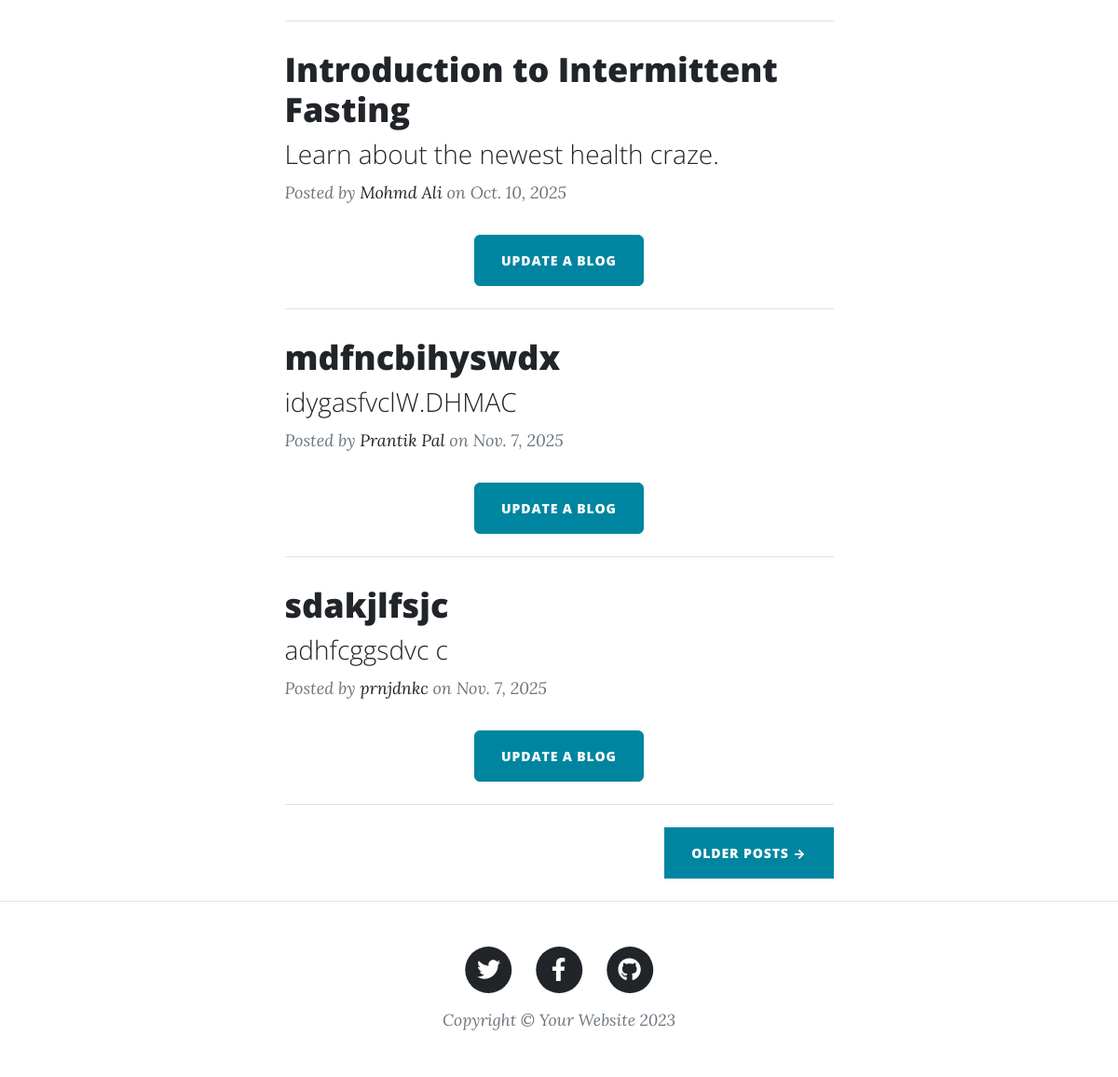
Page / (signed in, lower part) on the earlier database version.
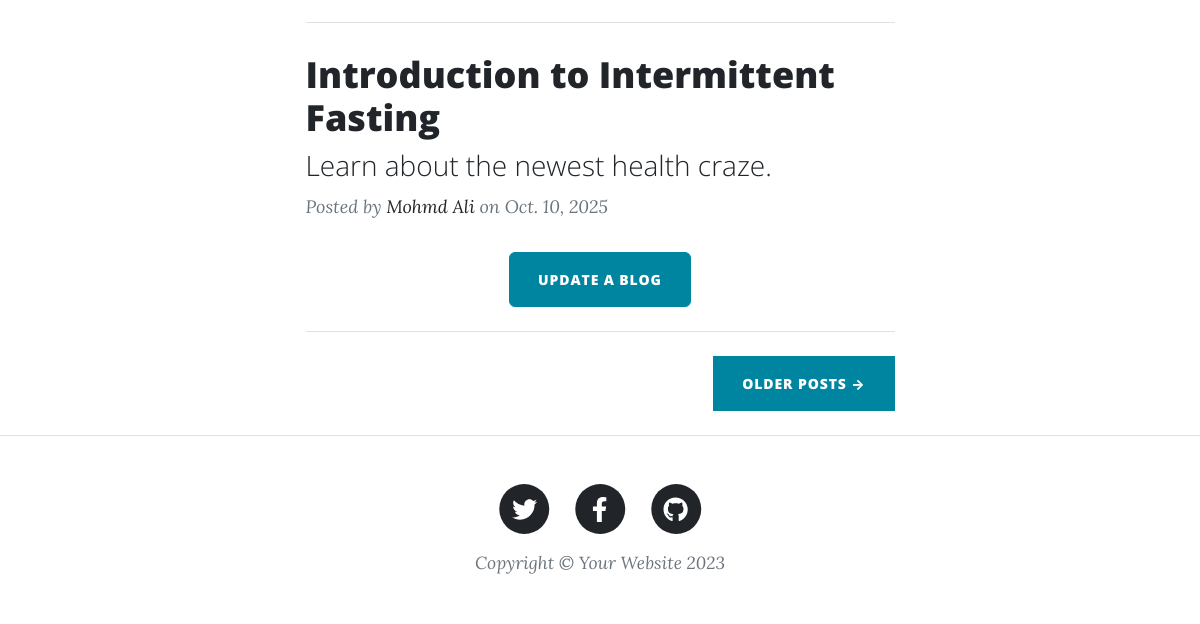
Same page on the later database version.
### demo/models.py (models this page shows)
class AddBlogs(models.Model):
    user=models.ForeignKey(User,on_delete=models.SET_NULL,null=True,blank=True,related_name="user_detail")
    AuthorName=models.CharField(max_length=100)
    Title = models.CharField(max_length=250)
    Subtitle= models.TextField()
    Body = models.TextField()
    Date=models.DateField(default=date.today)

### demo/views.py (the view)
# urls.py: 2. Add a URL to urlpatterns:  path('', views.home, name='home')
@login_required(login_url='/login/')
def home(request):
    post=AddBlogs.objects.all()
    if request.user.is_authenticated:
        authentication=True
    else:
        authentication=False
    return render(request,"index.html",context={"post_data":post,"authentication":authentication})

### demo/templates/index.html (shortened to what this page needs)
{% extends "header.html" %}
{% block content %}
        <div class="container px-4 px-lg-5">
            <div class="row gx-4 gx-lg-5 justify-content-center">
                <div class="col-md-10 col-lg-8 col-xl-7">
                    {% for post in post_data %}
                    <div class="post-preview">
                        <a href="{% url 'post_page' post.id %}">
                            <h2 class="post-title">{{post.Title}}</h2>
                            <h3 class="post-subtitle">{{post.Subtitle}}</h3>
                        </a>
                        <p class="post-meta">
                            Posted by
                            <a href="{% url 'post_page' post.id %}">{{post.AuthorName}}</a>
                            on {{post.Date}}
                        </p>
                    </div>
                    <div class="d-flex justify-content-center mb-4 " ><a class="btn btn-primary text-uppercase rounded" href="{% url 'update_blog' post.id %}">Update a Blog</a></div>
                    <hr class="my-4" />
                    {% endfor %}
                    <div class="d-flex justify-content-end mb-4"><a class="btn btn-primary text-uppercase" href="#!">Older Posts →</a></div>
                </div>
            </div>
        </div>
{% endblock %}

Differences in the rows shown:
removed AddBlogs: Title "mdfncbihyswdx", Subtitle "idygasfvclW.DHMAC", AuthorName "Prantik Pal", Date "Nov. 7, 2025"
removed AddBlogs: Title "sdakjlfsjc", Subtitle "adhfcggsdvc c", AuthorName "prnjdnkc", Date "Nov. 7, 2025"
